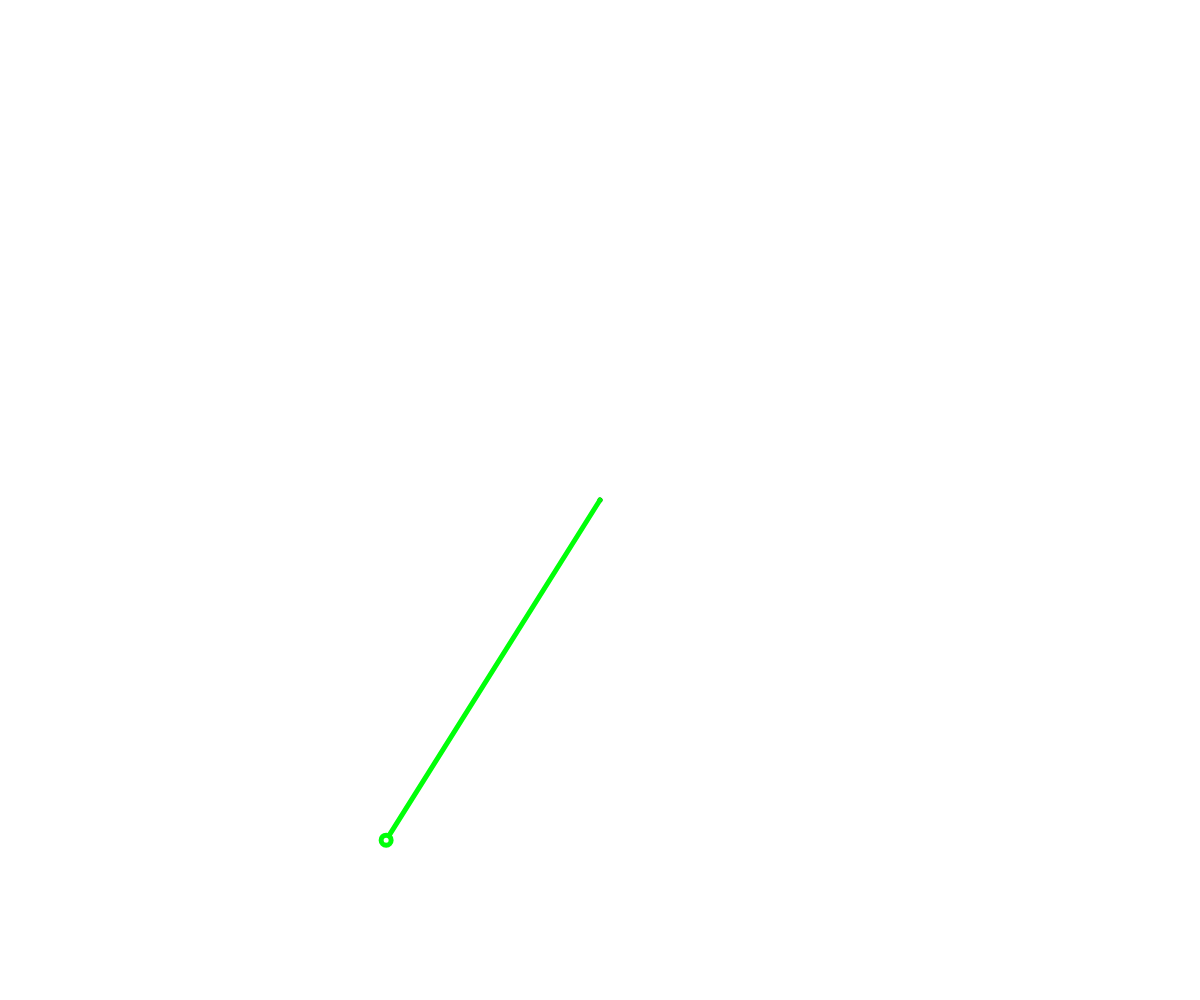
Frame 1 (no input)
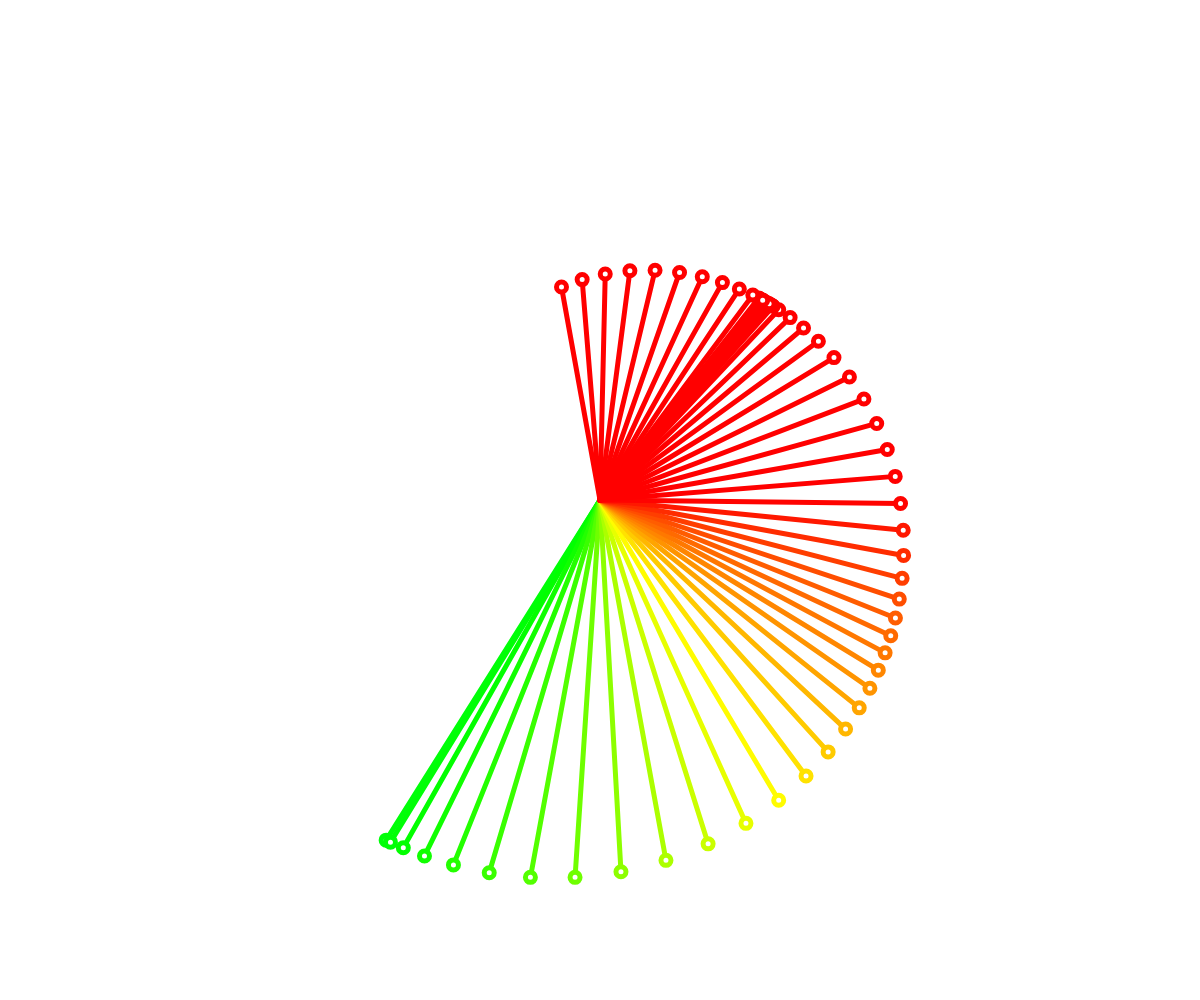
Frame 60 (no input)
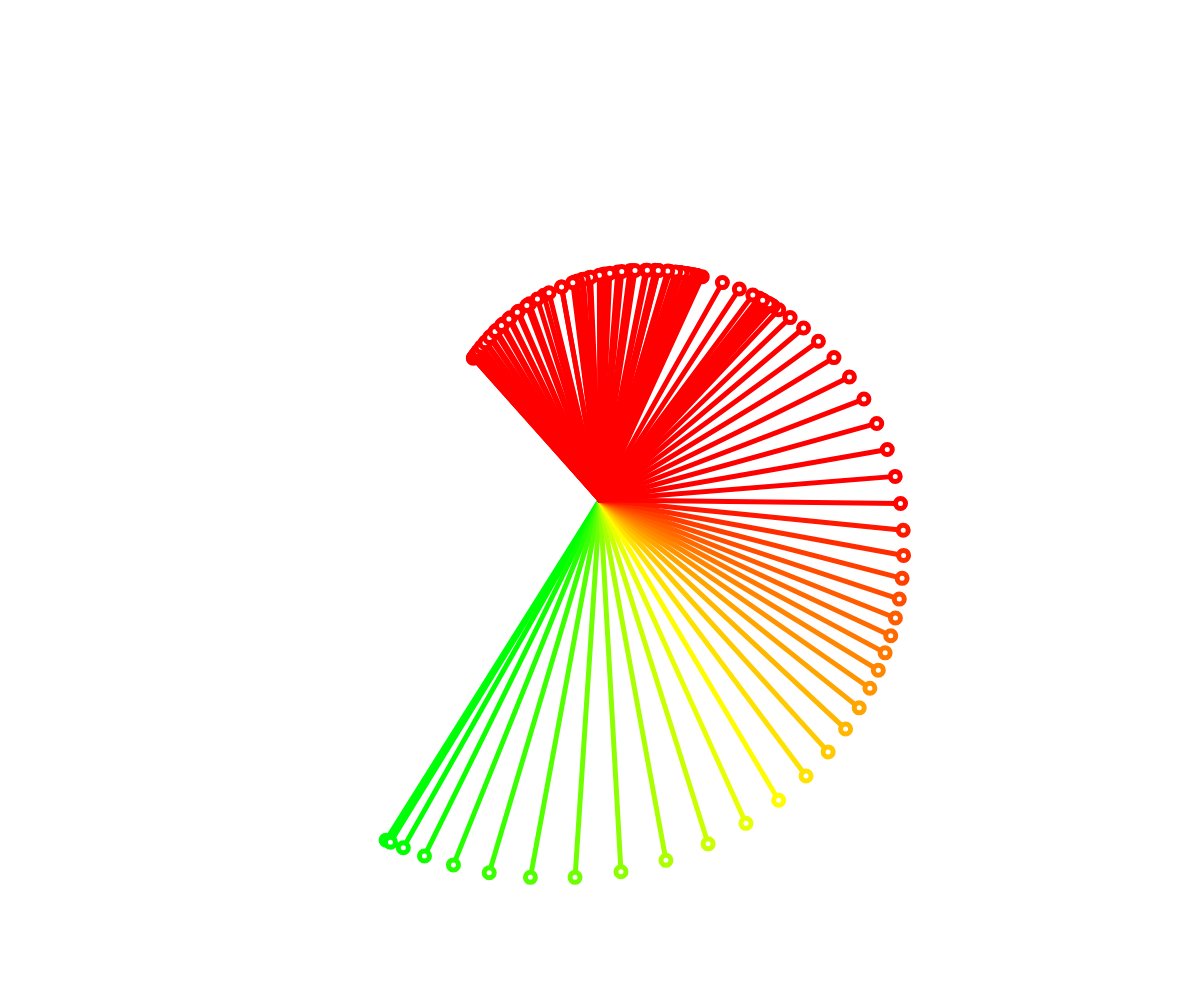
Frame 120 (the mouse pressed at the canvas centre since frame 60)

The p5.js sketch that drew these frames (run headless with seeded random() and noise() and a simulated clock; from frame 60 on, the mouse is pressed at the canvas centre):

// p5.js sketch
// ── sketch.js
let noisePosition = 0;
let noiseSpeed = 0.01;
let startingPoint = 0;
let noiseTheta = 0;
let noiseRadius = 0;
let noisePositionAngle = 1000; // set different
// starting point for other number

function setup() {
  createCanvas(windowWidth, windowHeight);
  angleMode(DEGREES);
  colorMode(HSB);
}

function draw() {
  //background("#c0ddb5ff");
  //background(noiseTheta,100,noiseRadius);
  translate(width/2, height/2);
  
  strokeWeight(5);

  noiseTheta = map(
    noise(noisePosition),0,1,-360,360);
  
  noiseRadius = map(
    noise(noisePosition),0,1,0,width/2);

  let x = cos(noiseTheta)*noiseRadius;
  let y = sin(noiseTheta)*noiseRadius;

  point(0,0);
  stroke(noiseTheta,100,noiseRadius);
  line(0,0,x,y);
  circle(x,y,10);

  noisePosition = noisePosition + noiseSpeed; 
  
  noisePositionAngle += noiseSpeed;
  
  /* circleD = noise(noisePosition)*width;
  circle(0,0,circleD);
  noisePosition = noisePosition + noiseSpeed;

 this draws the line graph over teh x axis up and down in a scale because nosie
  noisePosition = startingPoint;
  for(let i = 0; i<width; i++){
    let y = noise(noisePosition)*height;
    noisePosition = noisePosition + noiseSpeed;
    let d = map(i,0,width,0,25);
    circle(i,y,d);
  }
  startingPoint = startingPoint + noiseSpeed;
  */
}


function mousePressed(){
  
}
